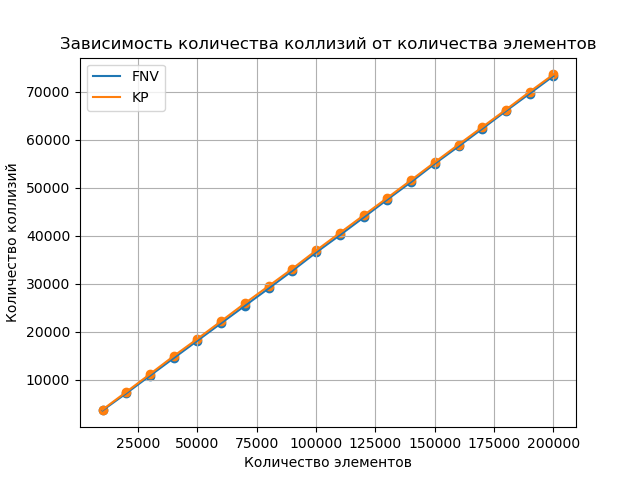

Recreate this plot in Python.
import pandas as pd
import matplotlib.pyplot as plt

fig, ax = plt.subplots()

elements = [10000, 20000, 30000, 40000, 50000, 60000, 70000, 80000, 90000, 100000, 110000, 120000, 130000, 140000, 150000, 160000, 170000, 180000, 190000, 200000]
fnv = [3615, 7181, 10858, 14520, 18158, 21803, 25434, 29052, 32730, 36543, 40147, 43841, 47576, 51224, 55050, 58651, 62337, 66042, 69677, 73341]
kp = [3775, 7461, 11194, 14950, 18542, 22230, 25955, 29547, 33163, 36958, 40616, 44280, 47927, 51619, 55354, 59034, 62676, 66320, 70047, 73665]
df = pd.DataFrame({'x': elements, 'y': fnv})
ax.scatter(elements, fnv)
plt.plot(df['x'], df['y'], label= 'FNV')

df = pd.DataFrame({'x': elements, 'y': kp})
ax.scatter(elements, kp)
plt.plot(df['x'], df['y'], label= 'KP')

# df = pd.DataFrame({'x': elements, 'y': selection})
# plt.semilogy(df['x'], df['y'], label= 'Selection Sort')

plt.grid(True)
plt.xlabel("Количество элементов")
plt.ylabel("Количество коллизий")
# ax.spines['left'].set_position('zero')# Установка точки (0, 0) в левый нижний угол
# ax.spines['bottom'].set_position('zero')
# ax.set_xlim(left=0)
# ax.set_ylim(bottom=0)
plt.legend()
 
plt.title('Зависимость количества коллизий от количества элементов')
plt.savefig("graph.png")
